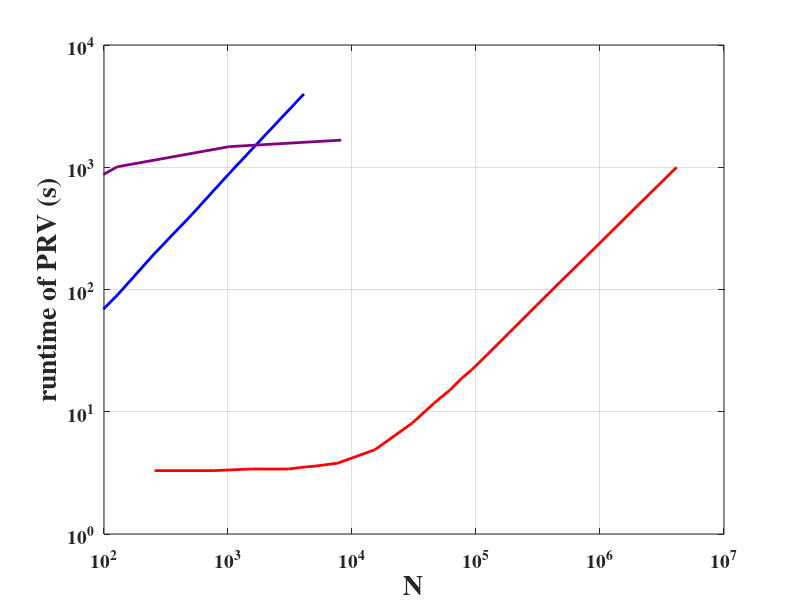

Reproduce this figure in MATLAB.
function PressureReliefValveRuntimeComparison

%y: transient only   z: full problem

%mpgos
mpgos.x = [256 768 1536 3072 3840 5120 7680 15360 30720 46080 61440 76800 92160 122880 184320 307200 768000 4147200];
%mpgos.y = [3.2 3.1 3.2 3.2 3.2 3.2 3.3 4.1 6.6 9.2 11.9 14.6 17.4 23.2 35.1 59.0 147.2 796.8];
mpgos.z = [3.3 3.3 3.4 3.4 3.5 3.6 3.8 4.9 8.1 11.8 15.0 18.8 22.0 29.3 44.1 74.0 185.0 1000.7];

%CPU_Valve_julia.jl
julia_cpu.x = [8	16	32	48	64	128	256	512	1024	2048	4096	10000];
%julia_cpu.y = [4.431	10.451	20.501	30.972	42.123	93.255	194.194	386.703	774.20434	1538.097223	3065.774351	NaN]; 
julia_cpu.z = [4.826	10.853	22.482	33.579	44.409	89.889	197.314	411.064	890.36208	1884.667078	3976.813194	NaN];


%GPU_Valve_julia.jl
julia_gpu.x = [16	128     1024    8192];
julia_gpu.z = [313 1009 1474 1667];



fig=figure(1); hold on;
p1=plot(mpgos.x,mpgos.z);
p2=plot(julia_cpu.x,julia_cpu.z);
p3=plot(julia_gpu.x,julia_gpu.z);

set(gca,'XScale','log','YScale','log','XLim',[1e2 1e7],'YLim',[1e-0 1e4],'XGrid','on','YGrid','on','Box','on','FontSize',14,'FontWeight','bold','FontName','Times');
set(p1,'Color',[1 0 0], 'LineStyle','-','LineWidth',2);
set(p2,'Color',[0 0 1], 'LineStyle','-','LineWidth',2);
set(p3,'Color',[0.5 0 0.5], 'LineStyle','-','LineWidth',2);


xlabel('N','FontSize',20,'FontWeight','bold','FontName','Times');
ylabel('runtime of PRV (s)','FontSize',20,'FontWeight','bold','FontName','Times');